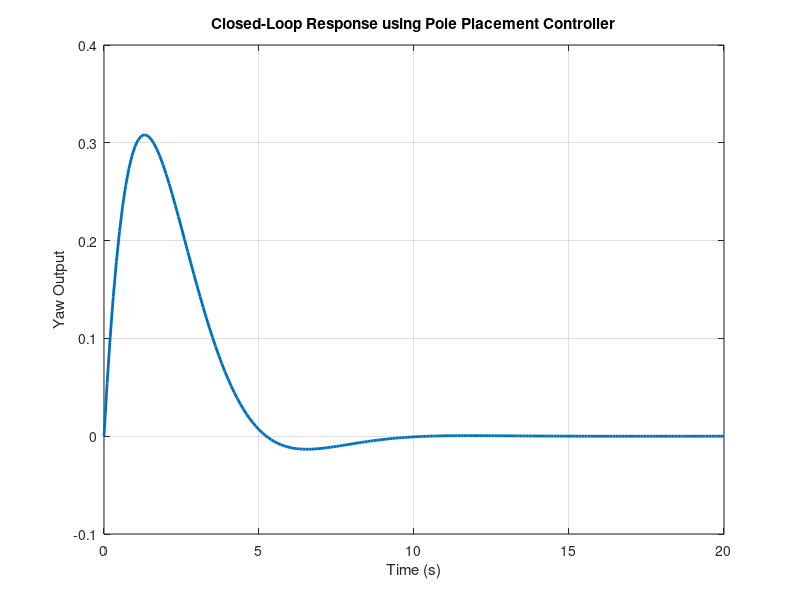

MATLAB code for this plot:
% Define the transfer function
num = [-0.5335, 2.206];
den = [1, 0.6654, 0.004132];
G = tf(num, den);

% Convert to controllable canonical state-space
[A, B, C, D] = tf2ss(num, den);

% Display system matrices
disp('A matrix:'); disp(A);
disp('B matrix:'); disp(B);
disp('C matrix:'); disp(C);
disp('D matrix:'); disp(D);

% Check controllability
Co = ctrb(A, B);
if rank(Co) < size(A,1)
    error('System is not controllable. Pole placement not possible.');
end

% Choose desired closed-loop poles (example: faster, stable, well-damped)
p_desired = [-0.6 + 0.6j, -0.6 - 0.6j];

% Compute state feedback gain K using pole placement
K = place(A, B, p_desired);

disp('State feedback gain K:');
disp(K);

% Build closed-loop system (A - B*K)
A_cl = A - B*K;

% Simulate closed-loop response to initial condition
x0 = [0.5; 0];  % Example initial yaw angle and rate
t = 0:0.1:20;
[y, t, x] = initial(ss(A_cl, B, C, D), x0, t);

% Plot
figure;
plot(t, y, 'LineWidth', 2);
xlabel('Time (s)');
ylabel('Yaw Output');
title('Closed-Loop Response using Pole Placement Controller');
grid on;
